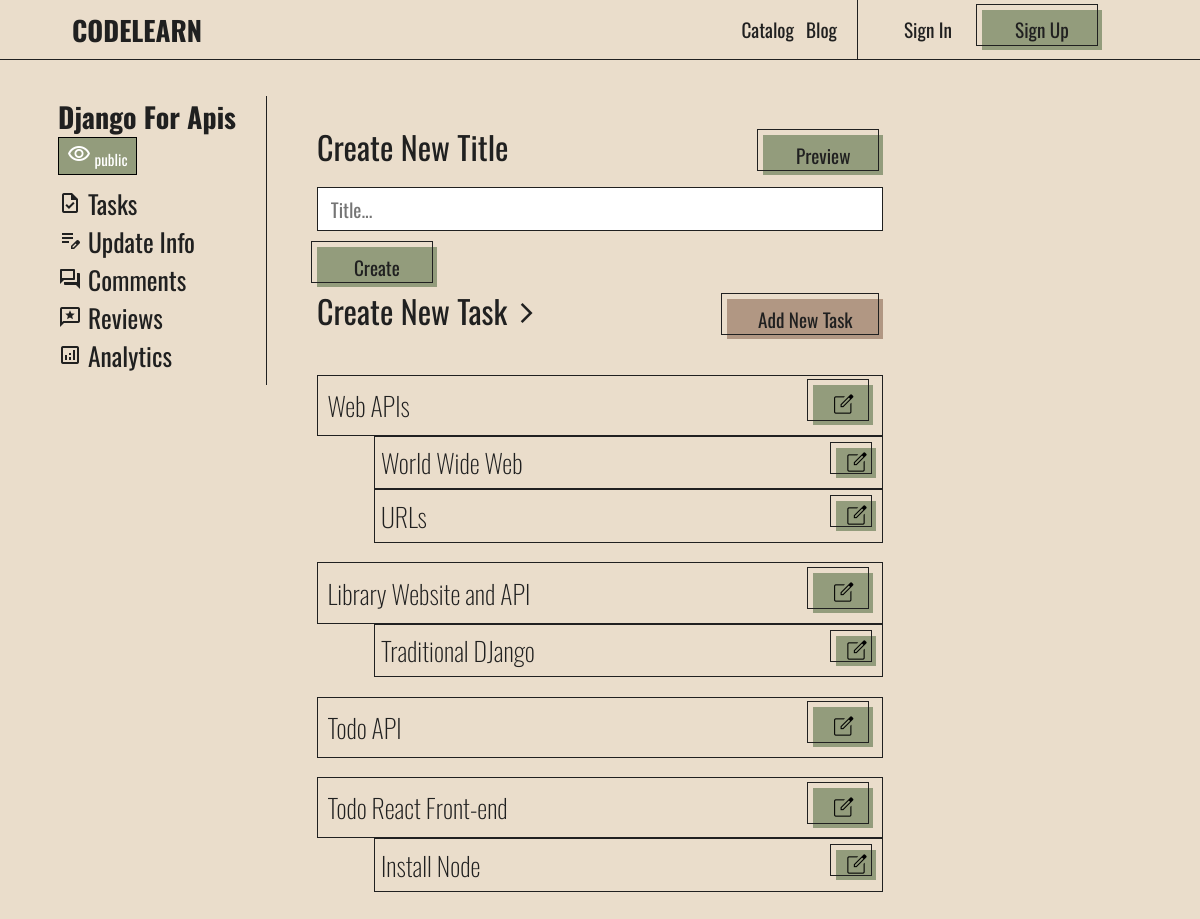
The app's page /courses/django-for-apis/tasks-panel with its own data.
### course/models.py (models this page shows, shortened)
class Course(models.Model):
    LEVEL = (
        ('Beginner', 'Beginner'),
        ('Intermediate', 'Intermediate'),
        ('Expert', 'Expert'),
    )
    title = models.CharField(max_length=100)
    slug = models.CharField(max_length=100, unique=True, default='')
    user = models.ForeignKey(User, on_delete=models.CASCADE)
    image = models.ImageField(upload_to='courses', blank=True, null=True, default=None)
    tags = models.ForeignKey(Tag, on_delete=models.SET_NULL, null=True)
    about = models.TextField(max_length=2000, blank=True)
    whatAreUWillLearn = models.TextField(max_length=500, blank=True)
    level = models.CharField(max_length=13, choices=LEVEL, null=True)
    initialRequirements = models.TextField(max_length=500, blank=True)
    public = models.BooleanField(default=False)
    likes = models.ManyToManyField(User, blank=True, related_name='likes' )
    bookmarks = models.ManyToManyField(User, blank=True, related_name='bookmarks')
    created = models.DateTimeField(auto_now_add=True)
    updated = models.DateTimeField(auto_now=True)
    class Meta:
        ordering = ['-updated', '-created']

class CourseTitle(models.Model):
    course = models.ForeignKey(Course, on_delete=models.CASCADE)
    title = models.CharField(max_length=255)
    user = models.ForeignKey(User, on_delete=models.CASCADE, default='')
    place = models.IntegerField(default=0, blank=True)
    tasks = models.ManyToManyField(CourseTask, blank=True, default=[])
    public = models.BooleanField(default=False)

class CourseTask(models.Model):
    TASKSTYPE = (
        ('video', 'video'),
        ('code', 'code'),
        ('test', 'test'),
        ('text','text')
    )
    course = models.ForeignKey(Course, on_delete=models.CASCADE, default=None)
    user = models.ForeignKey(User, on_delete=models.CASCADE, default='')
    task = models.CharField(max_length=10, choices=TASKSTYPE, blank=True)
    title = models.CharField(max_length=100)
    description = models.TextField(blank=True, max_length=500)
    video = models.FileField(upload_to='courses/tasks/videos', blank=True, null=True)
    body = models.TextField(blank=True, null=True)
    codeAnswer = models.TextField(blank=True, null=True)
    text = models.TextField(blank=True, null=True)
    public = models.BooleanField(default=False)
    created = models.DateTimeField(auto_now_add=True)
    updated = models.DateTimeField(auto_now=True)
    class Meta:
        ordering = ['-updated', '-created']

### course/views.py (the view, shortened to what this page needs)
# urls.py: path('courses/<str:slug>/tasks-panel', views.TasksPanel, name='tasks-panel'),
def TasksPanel(request, slug):
    page = 'TasksPanel'
    course = Course.objects.get(slug=slug)
    CourseTitles = CourseTitle.objects.filter(course=course)
    context = {'page': page, 'course': course, 'CourseTitles': CourseTitles}
    return render(request, 'course/panel/coursePanel.html', context)

### course/templates/course/panel/coursePanel.html (shortened to what this page needs)
{% include "index.html" %}
{% load static %}
{% block content %}
<div class="page profile">
    <div class="profile__body">
        <div class="profile__body__left">
            <div class="course__panel__header">
                <h2>{{course.title}}</h2>
                <div class="course__panel__header__public">
                    {% if  course.public %}
                    <span class="material-symbols-outlined">
                    </span>
                    public
                    {% else %}
                    <span class="material-symbols-outlined course__panel__header__public__icon">
                        visibility_off
                    </span>
                    Visibility Off
                    {% endif %}
                </div>
            </div>
            <a href="{% url 'courses:tasks-panel' course.slug %}" class="link">
                <span class="material-symbols-outlined">
                </span>
                Tasks
            </a>
            <a href="{% url 'courses:update-info-panel' course.slug %}" class="link">
                <span class="material-symbols-outlined">
                </span>
                Update Info
            </a>
            <a href="{% url 'courses:update-info-panel' course.slug %}" class="link">
                <span class="material-symbols-outlined">
                </span>
                Comments
            </a>
            <a href="{% url 'courses:update-info-panel' course.slug %}" class="link">
                <span class="material-symbols-outlined">
                </span>
                Reviews
            </a>
            <a href="{% url 'courses:update-info-panel' course.slug %}" class="link">
                <span class="material-symbols-outlined">
                </span>
                Analytics
            </a>
        </div>
        <div class="profile__body__right">
            {% if page == 'TasksPanel' %}
                {% include "course/panel/components/TasksPanel.html" %}
            {% elif page == 'UpdateInfoPanel' %}
                {% include "course/panel/components/UpdateInfoPanel.html" %}
            {% elif page == 'create_task' or page == 'updateTask' %}
                {% include "course/panel/components/CreateTask.html" %}
            {% elif page == 'updateTitle' %}
                {% include "course/panel/components/CreateTask.html" %}
            {% elif page == 'deleteTitle' %}
                {% include "course/panel/components/CreateTask.html" %}
            {% elif page == 'deleteTask' %}
                {% include "course/panel/components/CreateTask.html" %}
            {% endif %}
        </div>
    </div>
</div>
{% endblock content %}

### course/templates/course/panel/components/TasksPanel.html (shortened to what this page needs)
<div class="page__article__form update_course">
    <div class="update__course__header">
        <h2>Create New Title </h2>
        <a href="{% url 'courses:course' course.slug %}#CourseTitlesAndTasks" class="btn">Preview</a>
    </div>
    <form
        action=""
        method="POST"
        class="create__task"
    >
        <input
            type="text"
            name="title"
            placeholder="Title..."
            >
            <button type="submit" class="btn">Create</button>
    </form>
    <div class="update__course__header">
        <h2>Create New Task
            <span class="material-symbols-outlined">
            </span>
        </h2>
        <a href="{% url  'courses:create-task' course.slug %}" class="btn btn-delete btn-big">Add New Task</a>
    </div>
    <div class="tasks">
        {% for CourseTitle in CourseTitles  %}
          <div class="task">
            <div class="task__title">
                <span>{{ CourseTitle.title }}</span>
                <a href="{% url 'courses:course-titles-update' course.slug CourseTitle.id %}" class="material-symbols-outlined btn btn-icon">
                    <span class="material-symbols-outlined icon">
                    </span>
                </a>
            </div>
            <div class="in__task"   >
                {% for task in  CourseTitle.tasks.all %}
                <div class="task__title task__exercises">
                    <span>{{ task.title }}</span>
                    <a href="{% url 'courses:course-update-task' course.slug task.id %}" class="icon btn btn-icon btn-icon-mini">
                        <span class="material-symbols-outlined icon">
                        </span>
                    </a>
                </div>
                {% endfor %}
            </div>
          </div>
        {% endfor %}
    </div>
</div>

### records on screen
Course: title "Django For Apis"
CourseTitle: title "Web APIs"
CourseTask: title "World Wide Web"
CourseTask: title "URLs"
CourseTitle: title "Library Website and API"
CourseTask: title "Traditional DJango"
CourseTitle: title "Todo API"
CourseTitle: title "Todo React Front-end"
CourseTask: title "Install Node"
